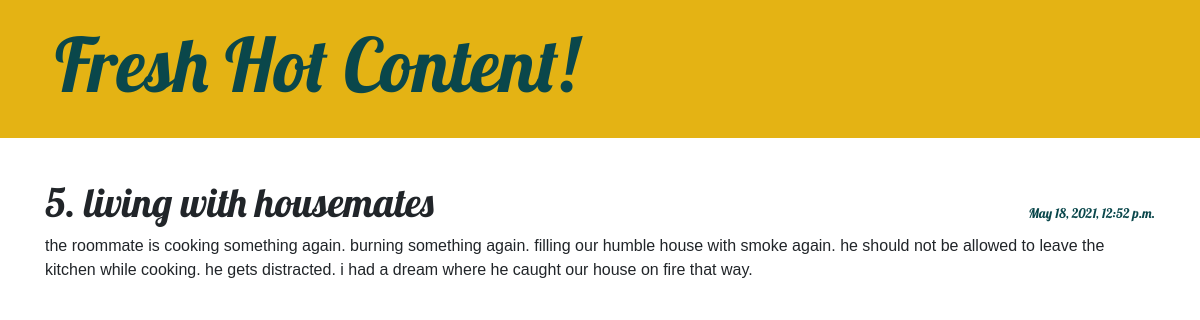
/post/5/, run on the app's committed database.
### blog/models.py (models this page shows, shortened)
class Post(models.Model):
    author = models.ForeignKey(settings.AUTH_USER_MODEL, on_delete=models.CASCADE)
    title = models.CharField(max_length=200)
    text = models.TextField()
    created_date = models.DateTimeField(default=timezone.now)
    published_date = models.DateTimeField(blank=True, null=True)

### blog/views.py (the view)
# urls.py: path('post/<int:pk>/', views.post_detail, name='post_detail'),
def post_detail(request, pk):
    post = get_object_or_404(Post, pk=pk)
    return render(request, 'blog/post_detail.html', {'post': post})

### blog/templates/blog/post_detail.html (shortened to what this page needs)
{% extends 'blog/base.html' %}
{% block content %}
    <article class="post">
        {% if post.published_date %}
            <time class="date">
                {{ post.published_date }}
            </time>
        {% endif %}
        <h1>{{ post.title }}</h1>
        <p>{{ post.text|linebreaksbr }}</p>
    </article>
{% endblock %}

### blog/static/css/blog.css (style rules this page uses)
h1, h2, h3, h4 { font-family: 'Lobster', cursive; }
.date { color: #0a474b; font-size: 10pt; font-family: 'Lobster', cursive; }
.post { margin-bottom: 70px; font-family: 'Arial Black', sans-serif; }
.post > .date, .post > .actions { float: right; margin-top: 26px; }

### data on the page
Post: published_date "May 18, 2021, 12:52 p.m.", title "5. living with housemates", text "the roommate is cooking something again. burning something again. filling our humble house with smoke again. he should not be allowed to leave the kitchen while cooking. he gets distracted. i had a dream where he caught our house on fire that way."
